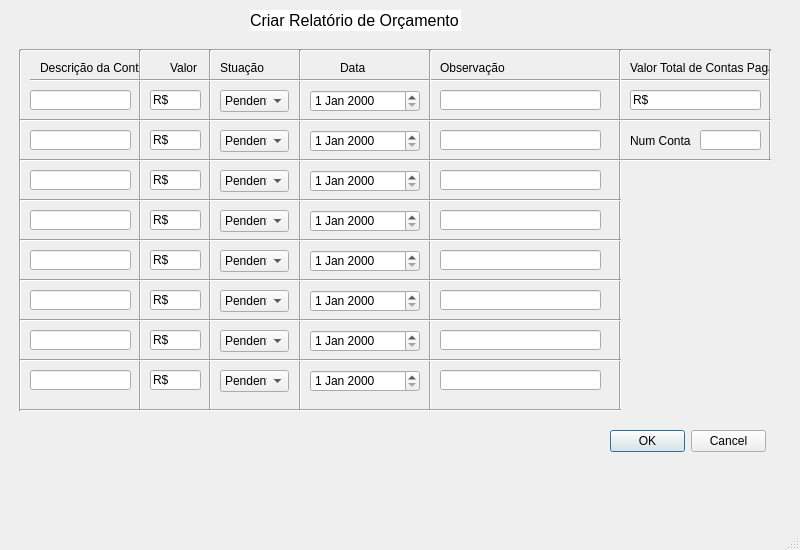
<?xml version="1.0" encoding="UTF-8"?>
<ui version="4.0">
 <class>MainWindow</class>
 <widget class="QMainWindow" name="MainWindow">
  <property name="geometry">
   <rect>
    <x>0</x>
    <y>0</y>
    <width>800</width>
    <height>550</height>
   </rect>
  </property>
  <property name="minimumSize">
   <size>
    <width>800</width>
    <height>550</height>
   </size>
  </property>
  <property name="windowTitle">
   <string>MainWindow</string>
  </property>
  <widget class="QWidget" name="centralwidget">
   <widget class="QLabel" name="label">
    <property name="geometry">
     <rect>
      <x>250</x>
      <y>10</y>
      <width>211</width>
      <height>21</height>
     </rect>
    </property>
    <property name="font">
     <font>
      <pointsize>12</pointsize>
     </font>
    </property>
    <property name="styleSheet">
     <string notr="true">background-color: rgb(255, 255, 255);</string>
    </property>
    <property name="text">
     <string>Criar Relatório de Orçamento</string>
    </property>
   </widget>
   <widget class="Line" name="line_3">
    <property name="geometry">
     <rect>
      <x>20</x>
      <y>40</y>
      <width>751</width>
      <height>20</height>
     </rect>
    </property>
    <property name="orientation">
     <enum>Qt::Horizontal</enum>
    </property>
   </widget>
   <widget class="QLabel" name="label_2">
    <property name="geometry">
     <rect>
      <x>40</x>
      <y>60</y>
      <width>101</width>
      <height>16</height>
     </rect>
    </property>
    <property name="text">
     <string>Descrição da Conta</string>
    </property>
   </widget>
   <widget class="QLabel" name="label_3">
    <property name="geometry">
     <rect>
      <x>170</x>
      <y>60</y>
      <width>31</width>
      <height>16</height>
     </rect>
    </property>
    <property name="text">
     <string>Valor</string>
    </property>
   </widget>
   <widget class="Line" name="line_4">
    <property name="geometry">
     <rect>
      <x>130</x>
      <y>50</y>
      <width>20</width>
      <height>361</height>
     </rect>
    </property>
    <property name="orientation">
     <enum>Qt::Vertical</enum>
    </property>
   </widget>
   <widget class="Line" name="line_5">
    <property name="geometry">
     <rect>
      <x>200</x>
      <y>50</y>
      <width>20</width>
      <height>361</height>
     </rect>
    </property>
    <property name="orientation">
     <enum>Qt::Vertical</enum>
    </property>
   </widget>
   <widget class="QLabel" name="label_4">
    <property name="geometry">
     <rect>
      <x>220</x>
      <y>60</y>
      <width>51</width>
      <height>16</height>
     </rect>
    </property>
    <property name="text">
     <string>Stuação</string>
    </property>
   </widget>
   <widget class="QDateEdit" name="dateEdit">
    <property name="geometry">
     <rect>
      <x>310</x>
      <y>90</y>
      <width>110</width>
      <height>22</height>
     </rect>
    </property>
   </widget>
   <widget class="QLabel" name="label_5">
    <property name="geometry">
     <rect>
      <x>340</x>
      <y>60</y>
      <width>51</width>
      <height>16</height>
     </rect>
    </property>
    <property name="text">
     <string>Data</string>
    </property>
   </widget>
   <widget class="Line" name="line_6">
    <property name="geometry">
     <rect>
      <x>290</x>
      <y>50</y>
      <width>20</width>
      <height>361</height>
     </rect>
    </property>
    <property name="orientation">
     <enum>Qt::Vertical</enum>
    </property>
   </widget>
   <widget class="QComboBox" name="comboBox">
    <property name="geometry">
     <rect>
      <x>220</x>
      <y>90</y>
      <width>69</width>
      <height>22</height>
     </rect>
    </property>
    <item>
     <property name="text">
      <string>Pendente</string>
     </property>
    </item>
    <item>
     <property name="text">
      <string>Pago</string>
     </property>
    </item>
    <item>
     <property name="text">
      <string>Pago com atraso</string>
     </property>
    </item>
   </widget>
   <widget class="Line" name="line_7">
    <property name="geometry">
     <rect>
      <x>30</x>
      <y>70</y>
      <width>741</width>
      <height>20</height>
     </rect>
    </property>
    <property name="orientation">
     <enum>Qt::Horizontal</enum>
    </property>
   </widget>
   <widget class="QLineEdit" name="lineEdit_5">
    <property name="geometry">
     <rect>
      <x>150</x>
      <y>90</y>
      <width>51</width>
      <height>20</height>
     </rect>
    </property>
    <property name="text">
     <string>R$</string>
    </property>
   </widget>
   <widget class="Line" name="line_8">
    <property name="geometry">
     <rect>
      <x>420</x>
      <y>50</y>
      <width>20</width>
      <height>361</height>
     </rect>
    </property>
    <property name="orientation">
     <enum>Qt::Vertical</enum>
    </property>
   </widget>
   <widget class="QLabel" name="label_6">
    <property name="geometry">
     <rect>
      <x>440</x>
      <y>60</y>
      <width>71</width>
      <height>16</height>
     </rect>
    </property>
    <property name="text">
     <string>Observação</string>
    </property>
   </widget>
   <widget class="QLineEdit" name="lineEdit">
    <property name="geometry">
     <rect>
      <x>440</x>
      <y>90</y>
      <width>161</width>
      <height>20</height>
     </rect>
    </property>
   </widget>
   <widget class="QLineEdit" name="lineEdit_2">
    <property name="geometry">
     <rect>
      <x>30</x>
      <y>90</y>
      <width>101</width>
      <height>20</height>
     </rect>
    </property>
   </widget>
   <widget class="Line" name="line_9">
    <property name="geometry">
     <rect>
      <x>610</x>
      <y>50</y>
      <width>20</width>
      <height>361</height>
     </rect>
    </property>
    <property name="orientation">
     <enum>Qt::Vertical</enum>
    </property>
   </widget>
   <widget class="QLabel" name="label_7">
    <property name="geometry">
     <rect>
      <x>630</x>
      <y>60</y>
      <width>141</width>
      <height>16</height>
     </rect>
    </property>
    <property name="text">
     <string>Valor Total de Contas Pagas</string>
    </property>
   </widget>
   <widget class="Line" name="line_10">
    <property name="geometry">
     <rect>
      <x>10</x>
      <y>50</y>
      <width>20</width>
      <height>361</height>
     </rect>
    </property>
    <property name="orientation">
     <enum>Qt::Vertical</enum>
    </property>
   </widget>
   <widget class="Line" name="line_11">
    <property name="geometry">
     <rect>
      <x>760</x>
      <y>50</y>
      <width>20</width>
      <height>111</height>
     </rect>
    </property>
    <property name="orientation">
     <enum>Qt::Vertical</enum>
    </property>
   </widget>
   <widget class="Line" name="line_2">
    <property name="geometry">
     <rect>
      <x>20</x>
      <y>110</y>
      <width>751</width>
      <height>20</height>
     </rect>
    </property>
    <property name="orientation">
     <enum>Qt::Horizontal</enum>
    </property>
   </widget>
   <widget class="QLineEdit" name="lineEdit_6">
    <property name="geometry">
     <rect>
      <x>630</x>
      <y>90</y>
      <width>131</width>
      <height>20</height>
     </rect>
    </property>
    <property name="text">
     <string>R$</string>
    </property>
   </widget>
   <widget class="Line" name="line_12">
    <property name="geometry">
     <rect>
      <x>20</x>
      <y>400</y>
      <width>601</width>
      <height>20</height>
     </rect>
    </property>
    <property name="orientation">
     <enum>Qt::Horizontal</enum>
    </property>
   </widget>
   <widget class="QLineEdit" name="lineEdit_3">
    <property name="geometry">
     <rect>
      <x>30</x>
      <y>130</y>
      <width>101</width>
      <height>20</height>
     </rect>
    </property>
   </widget>
   <widget class="Line" name="line_13">
    <property name="geometry">
     <rect>
      <x>20</x>
      <y>150</y>
      <width>751</width>
      <height>20</height>
     </rect>
    </property>
    <property name="orientation">
     <enum>Qt::Horizontal</enum>
    </property>
   </widget>
   <widget class="Line" name="line_14">
    <property name="geometry">
     <rect>
      <x>20</x>
      <y>190</y>
      <width>601</width>
      <height>20</height>
     </rect>
    </property>
    <property name="orientation">
     <enum>Qt::Horizontal</enum>
    </property>
   </widget>
   <widget class="QLineEdit" name="lineEdit_4">
    <property name="geometry">
     <rect>
      <x>30</x>
      <y>170</y>
      <width>101</width>
      <height>20</height>
     </rect>
    </property>
   </widget>
   <widget class="QLineEdit" name="lineEdit_7">
    <property name="geometry">
     <rect>
      <x>30</x>
      <y>210</y>
      <width>101</width>
      <height>20</height>
     </rect>
    </property>
   </widget>
   <widget class="Line" name="line_15">
    <property name="geometry">
     <rect>
      <x>20</x>
      <y>230</y>
      <width>601</width>
      <height>20</height>
     </rect>
    </property>
    <property name="orientation">
     <enum>Qt::Horizontal</enum>
    </property>
   </widget>
   <widget class="QLineEdit" name="lineEdit_8">
    <property name="geometry">
     <rect>
      <x>30</x>
      <y>250</y>
      <width>101</width>
      <height>20</height>
     </rect>
    </property>
   </widget>
   <widget class="Line" name="line_16">
    <property name="geometry">
     <rect>
      <x>20</x>
      <y>270</y>
      <width>601</width>
      <height>20</height>
     </rect>
    </property>
    <property name="orientation">
     <enum>Qt::Horizontal</enum>
    </property>
   </widget>
   <widget class="QLineEdit" name="lineEdit_9">
    <property name="geometry">
     <rect>
      <x>30</x>
      <y>290</y>
      <width>101</width>
      <height>20</height>
     </rect>
    </property>
   </widget>
   <widget class="Line" name="line_17">
    <property name="geometry">
     <rect>
      <x>20</x>
      <y>310</y>
      <width>601</width>
      <height>20</height>
     </rect>
    </property>
    <property name="orientation">
     <enum>Qt::Horizontal</enum>
    </property>
   </widget>
   <widget class="QLineEdit" name="lineEdit_10">
    <property name="geometry">
     <rect>
      <x>30</x>
      <y>330</y>
      <width>101</width>
      <height>20</height>
     </rect>
    </property>
   </widget>
   <widget class="Line" name="line_18">
    <property name="geometry">
     <rect>
      <x>20</x>
      <y>350</y>
      <width>601</width>
      <height>20</height>
     </rect>
    </property>
    <property name="orientation">
     <enum>Qt::Horizontal</enum>
    </property>
   </widget>
   <widget class="QLineEdit" name="lineEdit_11">
    <property name="geometry">
     <rect>
      <x>30</x>
      <y>370</y>
      <width>101</width>
      <height>20</height>
     </rect>
    </property>
   </widget>
   <widget class="QLineEdit" name="lineEdit_12">
    <property name="geometry">
     <rect>
      <x>150</x>
      <y>130</y>
      <width>51</width>
      <height>20</height>
     </rect>
    </property>
    <property name="text">
     <string>R$</string>
    </property>
   </widget>
   <widget class="QLineEdit" name="lineEdit_13">
    <property name="geometry">
     <rect>
      <x>150</x>
      <y>170</y>
      <width>51</width>
      <height>20</height>
     </rect>
    </property>
    <property name="text">
     <string>R$</string>
    </property>
   </widget>
   <widget class="QLineEdit" name="lineEdit_14">
    <property name="geometry">
     <rect>
      <x>150</x>
      <y>210</y>
      <width>51</width>
      <height>20</height>
     </rect>
    </property>
    <property name="text">
     <string>R$</string>
    </property>
   </widget>
   <widget class="QLineEdit" name="lineEdit_15">
    <property name="geometry">
     <rect>
      <x>150</x>
      <y>250</y>
      <width>51</width>
      <height>20</height>
     </rect>
    </property>
    <property name="text">
     <string>R$</string>
    </property>
   </widget>
   <widget class="QLineEdit" name="lineEdit_16">
    <property name="geometry">
     <rect>
      <x>150</x>
      <y>290</y>
      <width>51</width>
      <height>20</height>
     </rect>
    </property>
    <property name="text">
     <string>R$</string>
    </property>
   </widget>
   <widget class="QLineEdit" name="lineEdit_17">
    <property name="geometry">
     <rect>
      <x>150</x>
      <y>330</y>
      <width>51</width>
      <height>20</height>
     </rect>
    </property>
    <property name="text">
     <string>R$</string>
    </property>
   </widget>
   <widget class="QLineEdit" name="lineEdit_18">
    <property name="geometry">
     <rect>
      <x>150</x>
      <y>370</y>
      <width>51</width>
      <height>20</height>
     </rect>
    </property>
    <property name="text">
     <string>R$</string>
    </property>
   </widget>
   <widget class="QComboBox" name="comboBox_2">
    <property name="geometry">
     <rect>
      <x>220</x>
      <y>130</y>
      <width>69</width>
      <height>22</height>
     </rect>
    </property>
    <item>
     <property name="text">
      <string>Pendente</string>
     </property>
    </item>
    <item>
     <property name="text">
      <string>Pago</string>
     </property>
    </item>
    <item>
     <property name="text">
      <string>Pago com atraso</string>
     </property>
    </item>
   </widget>
   <widget class="QComboBox" name="comboBox_3">
    <property name="geometry">
     <rect>
      <x>220</x>
      <y>170</y>
      <width>69</width>
      <height>22</height>
     </rect>
    </property>
    <item>
     <property name="text">
      <string>Pendente</string>
     </property>
    </item>
    <item>
     <property name="text">
      <string>Pago</string>
     </property>
    </item>
    <item>
     <property name="text">
      <string>Pago com atraso</string>
     </property>
    </item>
   </widget>
   <widget class="QComboBox" name="comboBox_4">
    <property name="geometry">
     <rect>
      <x>220</x>
      <y>210</y>
      <width>69</width>
      <height>22</height>
     </rect>
    </property>
    <item>
     <property name="text">
      <string>Pendente</string>
     </property>
    </item>
    <item>
     <property name="text">
      <string>Pago</string>
     </property>
    </item>
    <item>
     <property name="text">
      <string>Pago com atraso</string>
     </property>
    </item>
   </widget>
   <widget class="QComboBox" name="comboBox_5">
    <property name="geometry">
     <rect>
      <x>220</x>
      <y>250</y>
      <width>69</width>
      <height>22</height>
     </rect>
    </property>
    <item>
     <property name="text">
      <string>Pendente</string>
     </property>
    </item>
    <item>
     <property name="text">
      <string>Pago</string>
     </property>
    </item>
    <item>
     <property name="text">
      <string>Pago com atraso</string>
     </property>
    </item>
   </widget>
   <widget class="QComboBox" name="comboBox_6">
    <property name="geometry">
     <rect>
      <x>220</x>
      <y>290</y>
      <width>69</width>
      <height>22</height>
     </rect>
    </property>
    <item>
     <property name="text">
      <string>Pendente</string>
     </property>
    </item>
    <item>
     <property name="text">
      <string>Pago</string>
     </property>
    </item>
    <item>
     <property name="text">
      <string>Pago com atraso</string>
     </property>
    </item>
   </widget>
   <widget class="QComboBox" name="comboBox_7">
    <property name="geometry">
     <rect>
      <x>220</x>
      <y>330</y>
      <width>69</width>
      <height>22</height>
     </rect>
    </property>
    <item>
     <property name="text">
      <string>Pendente</string>
     </property>
    </item>
    <item>
     <property name="text">
      <string>Pago</string>
     </property>
    </item>
    <item>
     <property name="text">
      <string>Pago com atraso</string>
     </property>
    </item>
   </widget>
   <widget class="QComboBox" name="comboBox_8">
    <property name="geometry">
     <rect>
      <x>220</x>
      <y>370</y>
      <width>69</width>
      <height>22</height>
     </rect>
    </property>
    <item>
     <property name="text">
      <string>Pendente</string>
     </property>
    </item>
    <item>
     <property name="text">
      <string>Pago</string>
     </property>
    </item>
    <item>
     <property name="text">
      <string>Pago com atraso</string>
     </property>
    </item>
   </widget>
   <widget class="QDateEdit" name="dateEdit_2">
    <property name="geometry">
     <rect>
      <x>310</x>
      <y>130</y>
      <width>110</width>
      <height>22</height>
     </rect>
    </property>
   </widget>
   <widget class="QDateEdit" name="dateEdit_3">
    <property name="geometry">
     <rect>
      <x>310</x>
      <y>170</y>
      <width>110</width>
      <height>22</height>
     </rect>
    </property>
   </widget>
   <widget class="QDateEdit" name="dateEdit_4">
    <property name="geometry">
     <rect>
      <x>310</x>
      <y>210</y>
      <width>110</width>
      <height>22</height>
     </rect>
    </property>
   </widget>
   <widget class="QDateEdit" name="dateEdit_5">
    <property name="geometry">
     <rect>
      <x>310</x>
      <y>250</y>
      <width>110</width>
      <height>22</height>
     </rect>
    </property>
   </widget>
   <widget class="QDateEdit" name="dateEdit_6">
    <property name="geometry">
     <rect>
      <x>310</x>
      <y>290</y>
      <width>110</width>
      <height>22</height>
     </rect>
    </property>
   </widget>
   <widget class="QDateEdit" name="dateEdit_7">
    <property name="geometry">
     <rect>
      <x>310</x>
      <y>330</y>
      <width>110</width>
      <height>22</height>
     </rect>
    </property>
   </widget>
   <widget class="QDateEdit" name="dateEdit_8">
    <property name="geometry">
     <rect>
      <x>310</x>
      <y>370</y>
      <width>110</width>
      <height>22</height>
     </rect>
    </property>
   </widget>
   <widget class="QLineEdit" name="lineEdit_19">
    <property name="geometry">
     <rect>
      <x>440</x>
      <y>130</y>
      <width>161</width>
      <height>20</height>
     </rect>
    </property>
   </widget>
   <widget class="QLineEdit" name="lineEdit_20">
    <property name="geometry">
     <rect>
      <x>440</x>
      <y>170</y>
      <width>161</width>
      <height>20</height>
     </rect>
    </property>
   </widget>
   <widget class="QLineEdit" name="lineEdit_21">
    <property name="geometry">
     <rect>
      <x>440</x>
      <y>210</y>
      <width>161</width>
      <height>20</height>
     </rect>
    </property>
   </widget>
   <widget class="QLineEdit" name="lineEdit_22">
    <property name="geometry">
     <rect>
      <x>440</x>
      <y>250</y>
      <width>161</width>
      <height>20</height>
     </rect>
    </property>
   </widget>
   <widget class="QLineEdit" name="lineEdit_23">
    <property name="geometry">
     <rect>
      <x>440</x>
      <y>290</y>
      <width>161</width>
      <height>20</height>
     </rect>
    </property>
   </widget>
   <widget class="QLineEdit" name="lineEdit_24">
    <property name="geometry">
     <rect>
      <x>440</x>
      <y>330</y>
      <width>161</width>
      <height>20</height>
     </rect>
    </property>
   </widget>
   <widget class="QLineEdit" name="lineEdit_25">
    <property name="geometry">
     <rect>
      <x>440</x>
      <y>370</y>
      <width>161</width>
      <height>20</height>
     </rect>
    </property>
   </widget>
   <widget class="QLabel" name="label_8">
    <property name="geometry">
     <rect>
      <x>630</x>
      <y>130</y>
      <width>61</width>
      <height>21</height>
     </rect>
    </property>
    <property name="text">
     <string>Num Contas</string>
    </property>
   </widget>
   <widget class="QLineEdit" name="lineEdit_26">
    <property name="geometry">
     <rect>
      <x>700</x>
      <y>130</y>
      <width>61</width>
      <height>20</height>
     </rect>
    </property>
   </widget>
   <widget class="QDialogButtonBox" name="buttonBox">
    <property name="geometry">
     <rect>
      <x>610</x>
      <y>430</y>
      <width>156</width>
      <height>23</height>
     </rect>
    </property>
    <property name="standardButtons">
     <set>QDialogButtonBox::Cancel|QDialogButtonBox::Ok</set>
    </property>
   </widget>
  </widget>
  <widget class="QMenuBar" name="menubar">
   <property name="geometry">
    <rect>
     <x>0</x>
     <y>0</y>
     <width>800</width>
     <height>21</height>
    </rect>
   </property>
  </widget>
  <widget class="QStatusBar" name="statusbar"/>
 </widget>
 <resources/>
 <connections/>
</ui>
